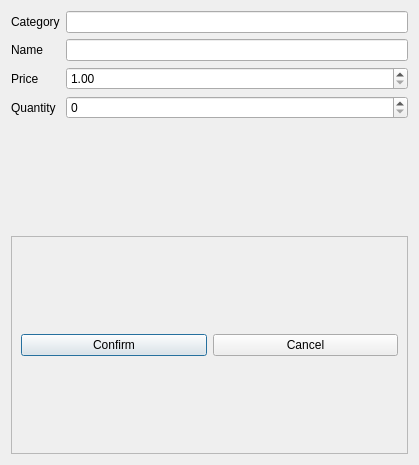
<?xml version="1.0" encoding="UTF-8"?>
<ui version="4.0">
 <class>EditProductDialog</class>
 <widget class="QDialog" name="EditProductDialog">
  <property name="geometry">
   <rect>
    <x>0</x>
    <y>0</y>
    <width>419</width>
    <height>465</height>
   </rect>
  </property>
  <property name="windowTitle">
   <string>Dialog</string>
  </property>
  <layout class="QVBoxLayout" name="verticalLayout">
   <item>
    <layout class="QFormLayout" name="formLayout">
     <item row="0" column="0">
      <widget class="QLabel" name="label">
       <property name="text">
        <string>Category</string>
       </property>
      </widget>
     </item>
     <item row="1" column="0">
      <widget class="QLabel" name="label_3">
       <property name="text">
        <string>Name</string>
       </property>
      </widget>
     </item>
     <item row="1" column="1">
      <widget class="QLineEdit" name="name">
       <property name="placeholderText">
        <string/>
       </property>
      </widget>
     </item>
     <item row="2" column="0">
      <widget class="QLabel" name="label_4">
       <property name="text">
        <string>Price</string>
       </property>
      </widget>
     </item>
     <item row="2" column="1">
      <widget class="QDoubleSpinBox" name="price">
       <property name="minimum">
        <double>1.000000000000000</double>
       </property>
       <property name="maximum">
        <double>99999.990000000005239</double>
       </property>
      </widget>
     </item>
     <item row="0" column="1">
      <widget class="QLineEdit" name="category">
       <property name="readOnly">
        <bool>true</bool>
       </property>
      </widget>
     </item>
     <item row="3" column="0">
      <widget class="QLabel" name="label_2">
       <property name="text">
        <string>Quantity</string>
       </property>
      </widget>
     </item>
     <item row="3" column="1">
      <widget class="QSpinBox" name="quantity"/>
     </item>
    </layout>
   </item>
   <item>
    <widget class="QFrame" name="frame">
     <property name="frameShape">
      <enum>QFrame::StyledPanel</enum>
     </property>
     <property name="frameShadow">
      <enum>QFrame::Raised</enum>
     </property>
     <layout class="QHBoxLayout" name="horizontalLayout">
      <item>
       <widget class="QPushButton" name="confirm">
        <property name="text">
         <string>Confirm</string>
        </property>
       </widget>
      </item>
      <item>
       <widget class="QPushButton" name="cancel">
        <property name="text">
         <string>Cancel</string>
        </property>
       </widget>
      </item>
     </layout>
    </widget>
   </item>
  </layout>
 </widget>
 <resources/>
 <connections/>
</ui>
